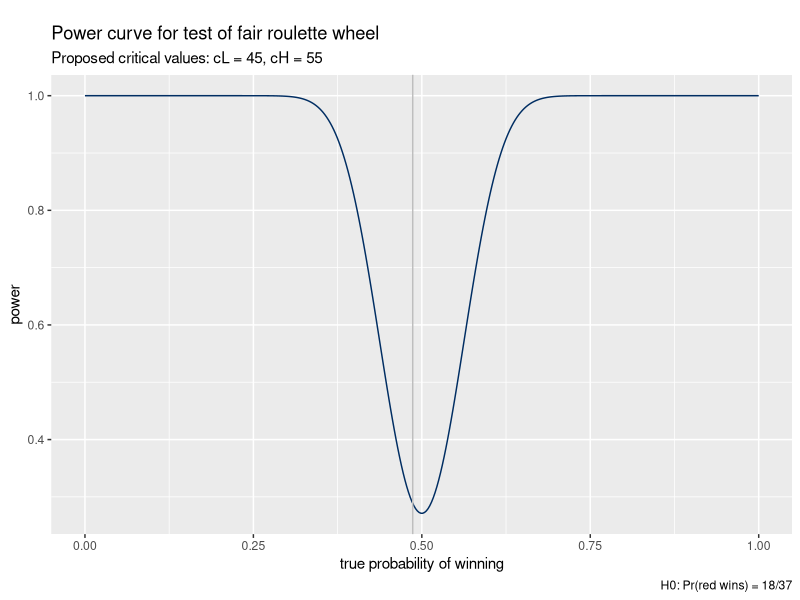
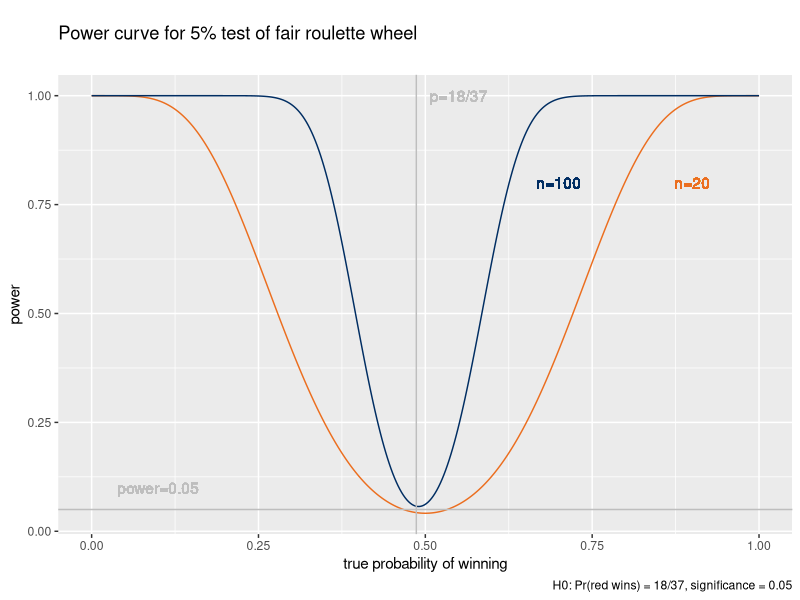
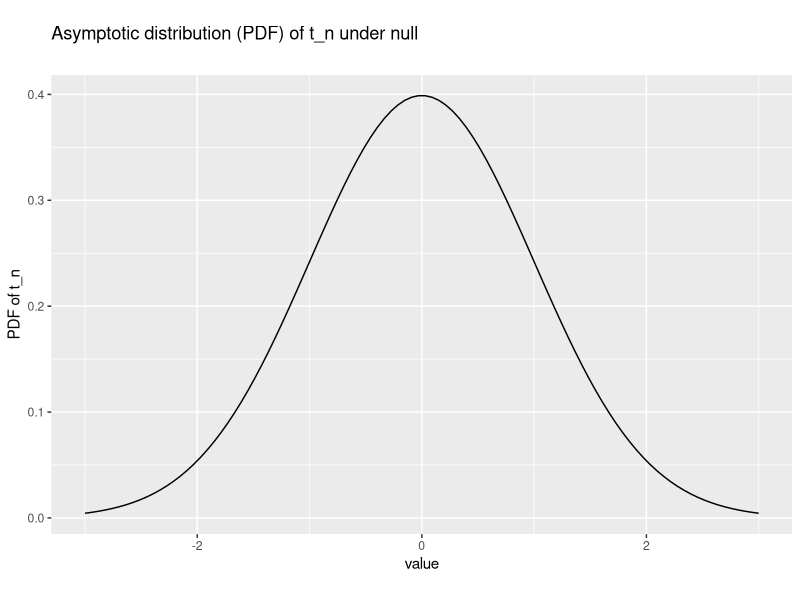
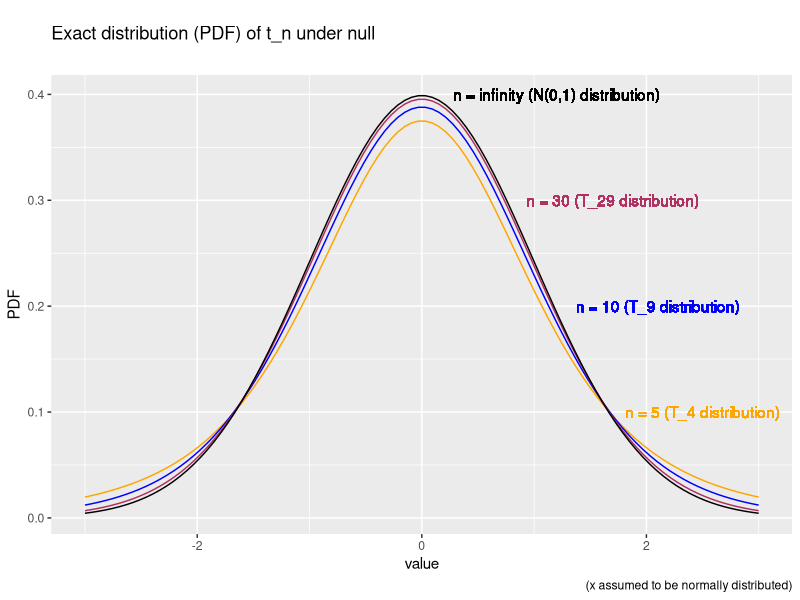

R code for these plots, in order:
## ---- chunk 1
knitr::opts_chunk$set(echo = FALSE,
                      prompt = FALSE,
                      tidy = TRUE,
                      collapse = TRUE)
library("tidyverse")
## ---- chunk 2
PowerCurveData <- tibble(theta = seq(0,1,length.out=380),
                         power100 = pbinom(44,
                                           100,
                                           theta) +
                           (1 - pbinom(55,
                                       100,
                                       theta)))
ggplot(data = PowerCurveData,
       mapping = aes(x = theta,y = power100)) +
  geom_line(col="#002D62") +
  xlab("true probability of winning") +
  ylab("power") +
  geom_vline(xintercept = 18/37,col="gray") +
  labs(title = "Power curve for test of fair roulette wheel", 
       subtitle = "Proposed critical values: cL = 45, cH = 55", 
       caption = "H0: Pr(red wins) = 18/37", 
       tag = "")
## ---- chunk 3
cat("2.5 percentile of binomial(100,18/37) =",
    qbinom(0.025,100,18/37),
    "\n")
cat("97.5 percentile of binomial(100,18/37) =",
    qbinom(0.975,100,18/37),
    "\n")
## ---- chunk 4
PowerCurveData <- tibble(theta = seq(0,1,length.out=380),
                         power20 = pbinom(qbinom(0.025,
                                                 20,
                                                 18/37),
                                          20,
                                          theta) +
                             (1 - pbinom(qbinom(0.975,
                                              20,
                                              18/37),
                                       20,
                                       theta)),
                         power100 = pbinom(qbinom(0.025,
                                                  100,
                                                  18/37),
                                           100,
                                           theta) +
                           (1 - pbinom(qbinom(0.975,
                                              100,
                                              18/37),
                                       100,
                                       theta)))
ggplot(data = PowerCurveData, 
       mapping = aes(x = theta,y = power20)) +
  geom_line(col="#EB6E1F") +
  geom_line(aes(y = power100), col="#002D62") +
  xlab("true probability of winning") +
  ylab("power") +
  geom_text(label="n=100",x=0.7,y=0.8,col="#002D62") +
  geom_text(label="n=20",x=0.9,y=0.8,col="#EB6E1F") +
  geom_text(label="p=18/37",x=0.55,y=1.0,col="gray") +
  geom_text(label="power=0.05",x=0.1,y=0.1,col="gray") +
  geom_hline(yintercept = 0.05,col="gray") +
  geom_vline(xintercept = 18/37,col="gray") +
  labs(title = "Power curve for 5% test of fair roulette wheel", 
       subtitle = "", 
       caption = "H0: Pr(red wins) = 18/37, significance = 0.05", 
       tag = "")
## ---- chunk 5
simdata <- tibble(x = seq(-3,3,length.out = 100),
                  tinf = dnorm(x))
ggplot(data=simdata,
       mapping = aes(x= x,
                     y= tinf)) +
  geom_line() +
  xlab("value") +
  ylab("PDF of t_n") +
  labs(title = "Asymptotic distribution (PDF) of t_n under null", 
       subtitle = "", 
       caption = "", 
       tag = "")
## ---- chunk 6
  cat("cL = 2.5 percentile of N(0,1) = ",
      round(qnorm(0.025),3),
      "\n")
  cat("cH = 97.5 percentile of N(0,1) = ",
      round(qnorm(0.975),3),
      "\n")
## ---- chunk 7
simdata <- tibble(x = seq(-3,3,length.out = 100),
                  t5 = dt(x,df=4),
                  t10 = dt(x,df=9),
                  t30 = dt(x,df=29),
                  tinf = dnorm(x))
ggplot(data = simdata,
       mapping = aes(x = x)) +
  geom_line(aes(y = t5), col = "orange") +
  geom_line(aes(y = t10), col = "blue") +
  geom_line(aes(y = t30), col = "maroon") +
  geom_line(aes(y = tinf), col = "black") +
  geom_text(label="n = infinity (N(0,1) distribution)",x=1.2,y=0.4,col="black") +
  geom_text(label="n = 5 (T_4 distribution)",x=2.5,y=0.1,col="orange") +
  geom_text(label="n = 10 (T_9 distribution)",x=2.1,y=0.2,col="blue") +
  geom_text(label="n = 30 (T_29 distribution)",x=1.7,y=0.3,col="maroon") +
  xlab("value") +
  ylab("PDF") +
  labs(title = "Exact distribution (PDF) of t_n under null", 
       subtitle = "", 
       caption = "(x assumed to be normally distributed)", 
       tag = "")
## ---- chunk 8
  cat("cL = 2.5 percentile of T_4 = ",
      round(qt(0.025,df=4),3),
      "\n")
  cat("cH = 97.5 percentile of T_4 = ",
      round(qt(0.975,df=4),3),
      "\n")
## ---- chunk 9
  cat("cL = 2.5 percentile of T_29 = ",
      round(qt(0.025,df=29),3),
      "\n")
  cat("cH = 97.5 percentile of T_29 = ",
      round(qt(0.975,df=29),3),
      "\n")
## ---- chunk 10
  cat("cL = 2.5 percentile of T_999 = ",
      round(qt(0.025,df=999),3),
      "\n")
  cat("cH = 97.5 percentile of T_999 = ",
      round(qt(0.975,df=999),3),
      "\n")
## ---- chunk 11
  cat("cL = 2.5 percentile of T_99 = ",
      round(qt(0.025,df=99),3),
      "\n")
  cat("cH = 97.5 percentile of T_99 = ",
      round(qt(0.975,df=99),3),
      "\n")
## ---- chunk 12
# Construct a grid of many values between 0 and 1
theta <- seq(0,1,length.out=101)
# For each value in the grid, test the null hypothesis
cL <- qbinom(0.025,100,theta)
cH <- qbinom(0.975,100,theta)
accept35 <- (cL < 35 & cH > 35)
accept40 <- (cL < 40 & cH > 40)
# The confidence interval is the range of values that are not rejected
thetaCI35 <- range(theta[accept35])
thetaCI40 <- range(theta[accept40])
# If red wins 35 games:
cat("95% CI for win probability: ",thetaCI35[1]," to ",thetaCI35[2],"\n")
# If red wins 40 games:
cat("95% CI for win probability: ",thetaCI40[1]," to ",thetaCI40[2],"\n")
